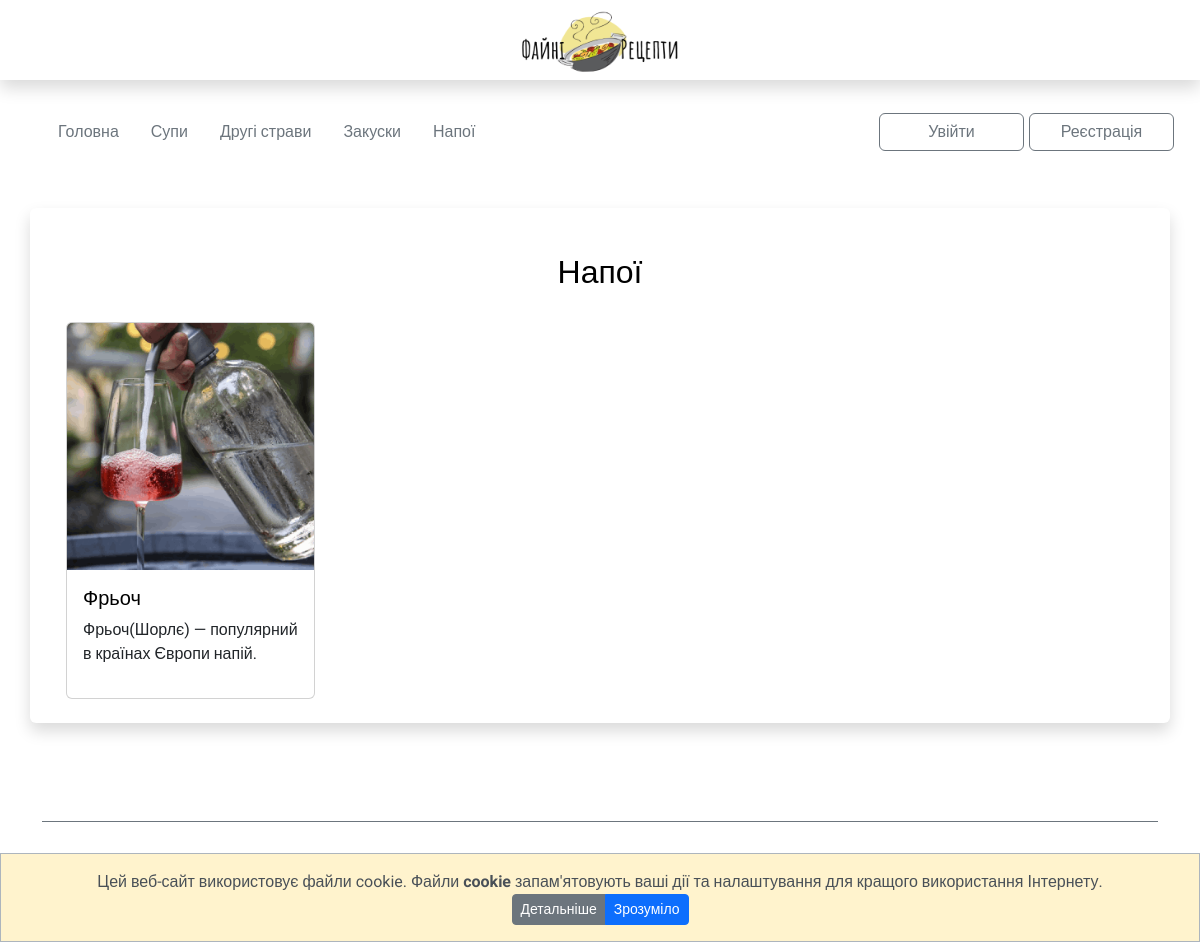
Screenshot of /drink with the database file from the repository.
### my_apps/recipes_app/models.py (models this page shows, shortened)
class Recipes(models.Model):
    name = models.CharField('Назва страв', max_length=30, blank=False)
    food_type = models.CharField('Тип їжі', max_length=20, blank=False, default='')
    short_desc = models.TextField('Короткий опис', max_length=80, blank=False)
    img = models.ImageField(null=True, blank=True, upload_to="media/", verbose_name='img')
    text = RichTextUploadingField('Recipe')

### my_apps/recipes_app/views.py (the view)
# urls.py: path('drink', drink_page, name='drink_page'),
def drink_page(request):
    drink = Recipes.objects.filter(food_type='drink')
    return render(request, 'drink_page.html', context={'drink': drink})

### templates/drink_page.html
{% extends 'base.html' %}
{% load static %}
{% block content %}
<div class="container shadow p-4 mb-5 mt-5 bg-body rounded">
    <div class="container">
        <h1>Напої </h1>
        <div class="row gy-3">
            {%  for i in drink %}
            <div class="col-lg-3 col-md-4 col-sm-6 col-6">
                <div class="card h-100 mb-3">
                    <a href="{{i.id}}"><img src="{{i.img.url}}" class="card-img-top" alt="..."></a>
                    <div class="card-body">
                    <a href="{{i.id}}">
                        <h5 class="card-title">{{i.name}}</h5>
                    </a>
                    <p class="card-text">{{i.short_desc}}</p>
                    </div>
                </div>
            </div>
            {% endfor %}
        </div>
    </div>
</div>
{% endblock content %}

### static/css/style.css (style rules this page uses)
html, body { height: 100%; color: #000000; font-family: 'Roboto', sans-serif; font-size: 1rem; }
body a { text-decoration: none; color: #000000; }
body img { padding: 0; margin: 0; max-width:100%; max-height: 100%; }
body h1, h3 { text-align: center; margin-bottom: 30px; }

### rows the page displays
Recipes: img (picture), name "Фрьоч", short_desc "Фрьоч(Шорлє) — популярний в країнах Європи напій."
